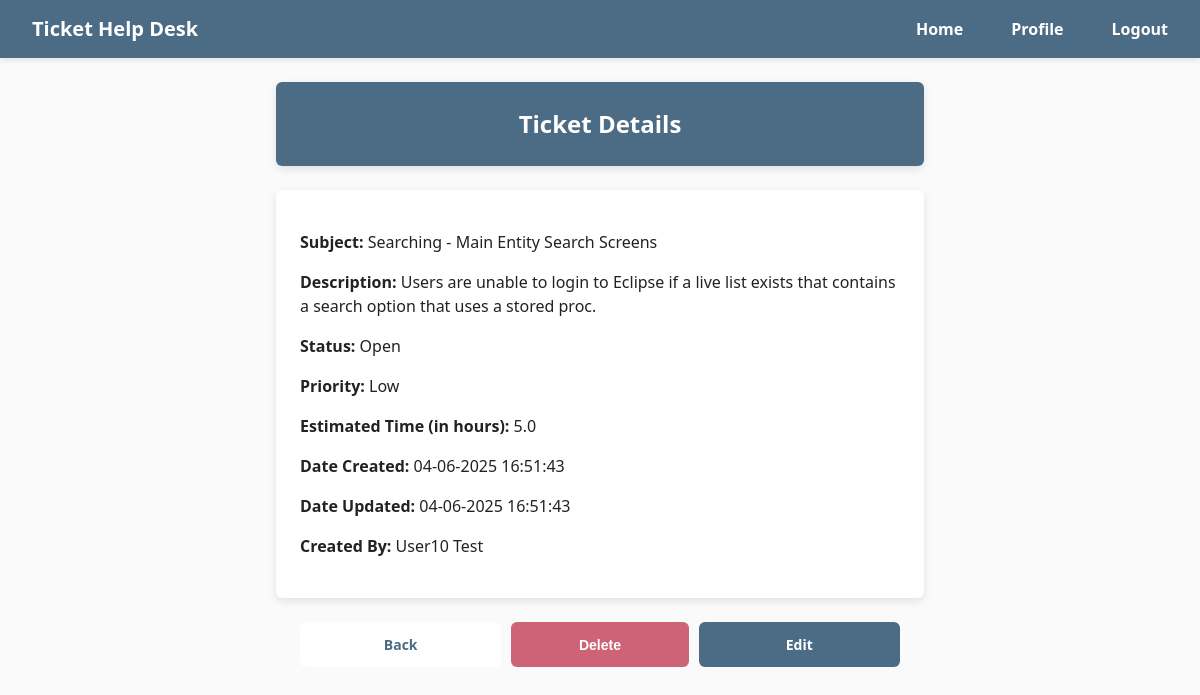
Page /ticket_details/10 (signed in) on the earlier database version.
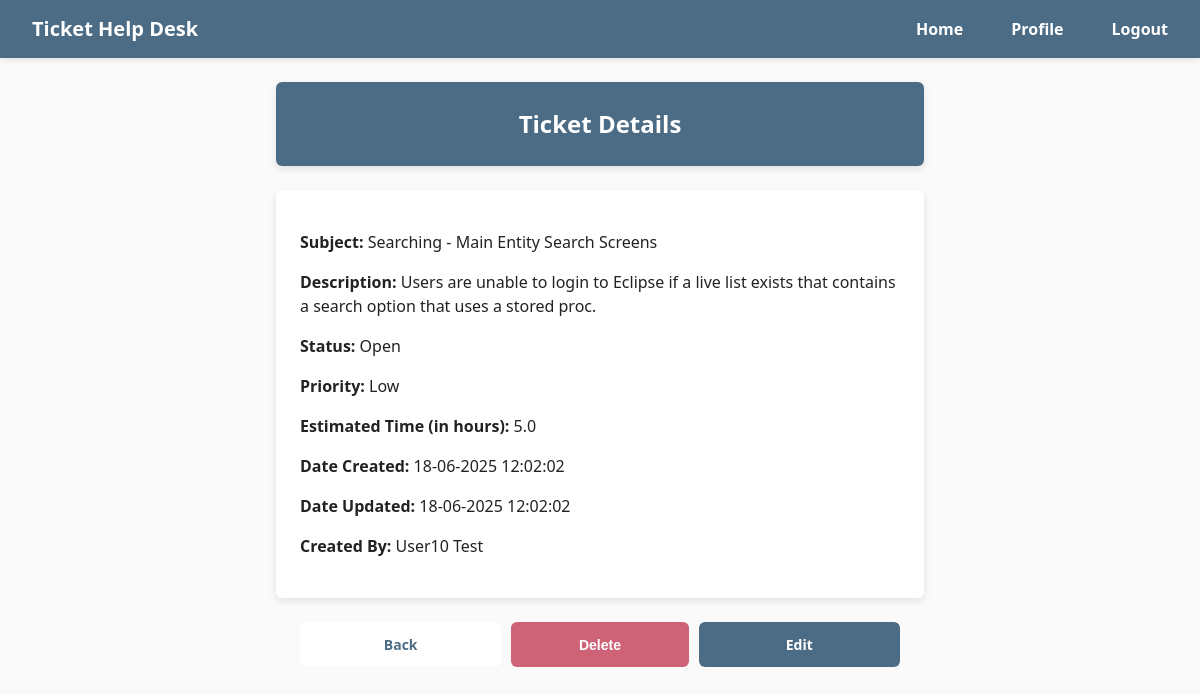
Same page on the later database version.
### HelpDeskTicketingSystem/models/TicketModel.py (models this page shows)
class Ticket(db.Model):
    id = db.Column(db.Integer, primary_key=True)
    subject = db.Column(db.String(100), nullable=False)
    description = db.Column(db.Text, nullable=False)
    status = db.Column(db.String(20), nullable=False)
    priority = db.Column(db.String(20), nullable=False)
    estimated_time = db.Column(db.Float, nullable=False)
    date_created = db.Column(db.DateTime(timezone=True), default=func.current_timestamp())
    date_updated = db.Column(db.DateTime(timezone=True), default=func.current_timestamp(), onupdate=func.current_timestamp())
    user_id = db.Column(db.Integer, db.ForeignKey('user.id'))
    user = relationship('User', backref='tickets')

### HelpDeskTicketingSystem/views/tickets.py (the view)
@tickets_bp.route('/ticket_details/<int:ticket_id>', methods=['GET'])
@login_required
def ticket_details(ticket_id):
    ticket = Ticket.query.filter_by(id=ticket_id).first()
    if not ticket:
        flash('Ticket not found.', category='error')
        return redirect(url_for('home.home'))
    if ticket.user_id != current_user.id and current_user.account_type != 'Administrator':
        flash('You do not have permission to view this ticket.', category='error')
        return redirect(url_for('home.home'))
    return render_template('ticket_details.html', ticket=ticket)

### HelpDeskTicketingSystem/__init__.py (called while the page is built)
def create_app(config_class=None):
    app = Flask(__name__)
    if config_class:
        app.config.from_object(config_class)
    else:
        app.config.from_object(Config)
    db.init_app(app)
    login_manager.init_app(app)
    login_manager.login_view = 'auth.login'
    from .views.home import home_bp
    from .views.auth import auth_bp
    from .views.users import users_bp
    from .views.tickets import tickets_bp
    app.register_blueprint(home_bp, url_prefix='/')
    app.register_blueprint(auth_bp, url_prefix='/')
    app.register_blueprint(tickets_bp, url_prefix='/')
    app.register_blueprint(users_bp, url_prefix='/')
    create_database(app)
    from .models import User
    @login_manager.user_loader
    def load_user(user_id):
        return User.query.get(int(user_id))
    return app

### HelpDeskTicketingSystem/templates/ticket_details.html
{% extends "base.html" %} {% block title %} Ticket Details {% endblock %} {%
block content %}
<h2>Ticket Details</h2>
<div class="form">
  <p><strong>Subject:</strong> {{ ticket.subject }}</p>
  <p><strong>Description:</strong> {{ ticket.description }}</p>
  <p><strong>Status:</strong> {{ ticket.status }}</p>
  <p><strong>Priority:</strong> {{ ticket.priority }}</p>
  <p><strong>Estimated Time (in hours):</strong> {{ ticket.estimated_time }}</p>
  <p>
    <strong>Date Created:</strong> {{ ticket.date_created.strftime('%d-%m-%Y
    %H:%M:%S') }}
  </p>
  <p>
    <strong>Date Updated:</strong> {{ ticket.date_updated.strftime('%d-%m-%Y
    %H:%M:%S') if ticket.date_updated else "Never" }}
  </p>
  {% if current_user.account_type == 'Administrator' %}
  <p>
    <strong>Created By:</strong> {{ ticket.user.forename }} {{
    ticket.user.surname }}
  </p>
  {% endif %}
</div>
<br />
<div class="btn-group">
  <a href="{{ url_for('home.home') }}" class="btn btn-group btn-secondary"
    >Back</a
  >
  {% if current_user.account_type == 'Administrator' %}
  <form
    method="POST"
    class="btn-form"
    action="{{ url_for('tickets.delete_ticket', ticket_id=ticket.id) }}"
    onsubmit="return confirm('Are you sure you want to delete this ticket?');"
  >
    <button type="submit" class="btn btn-group btn-danger">Delete</button>
  </form>
  {% endif %}
  <a
    href="{{ url_for('tickets.edit_ticket', ticket_id=ticket.id) }}"
    class="btn btn-group btn-primary"
    >Edit</a
  >
</div>
{% endblock %}

Differences in the rows shown:
changed Ticket "Searching - Main Entity Search Screens": date_created "04-06-2025 16:51:43" → "18-06-2025 12:02:02"; date_updated "04-06-2025 16:51:43" → "18-06-2025 12:02:02"
